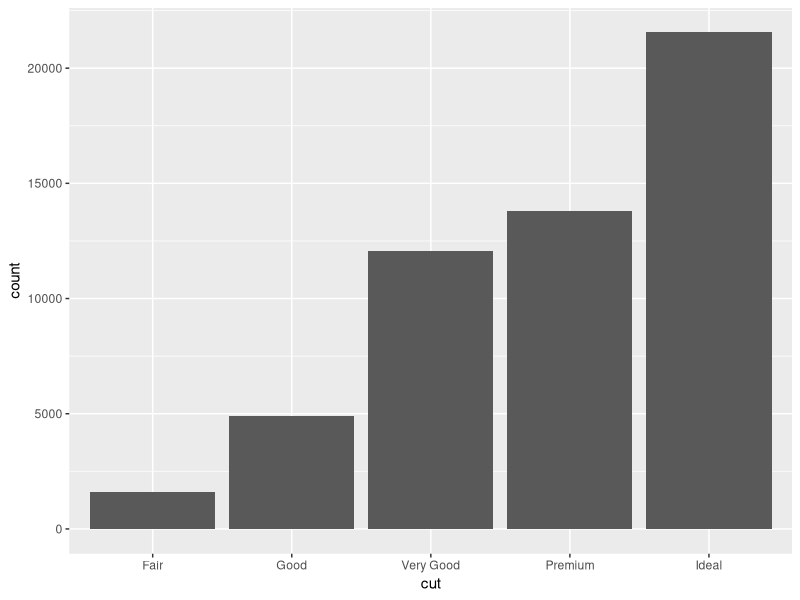
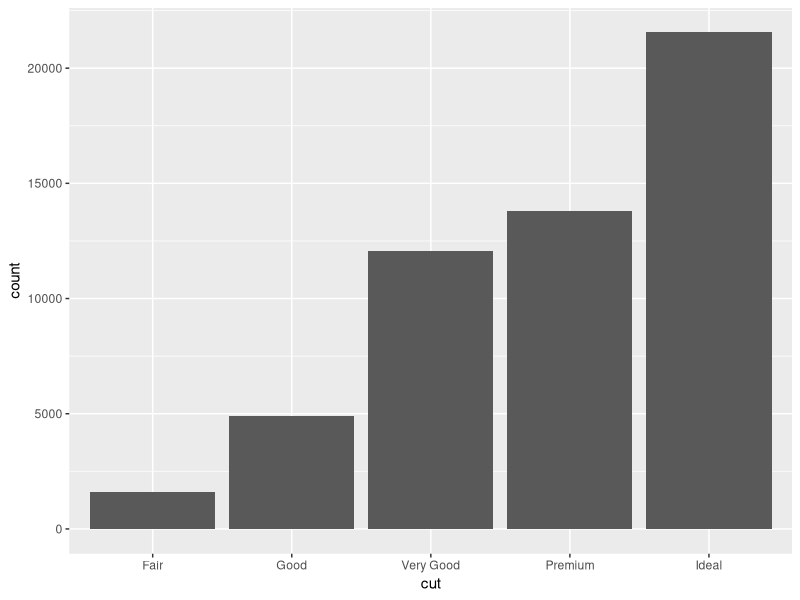
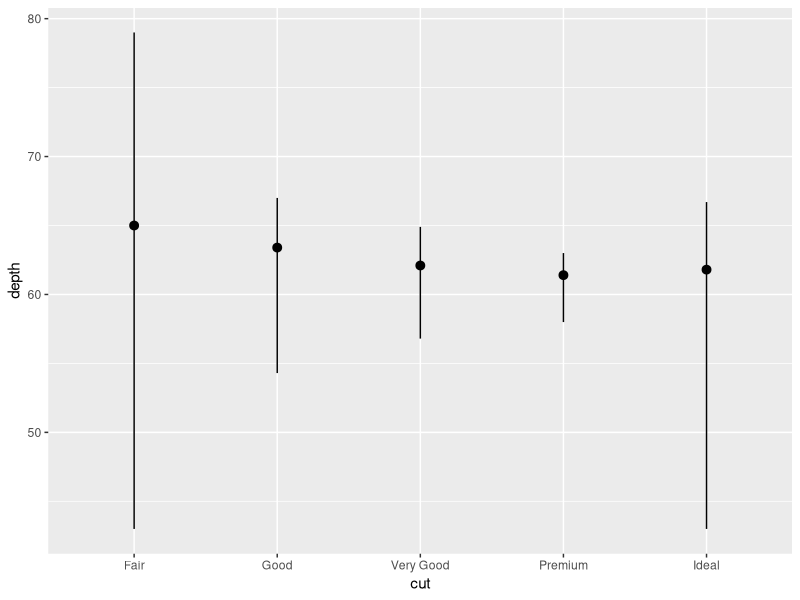
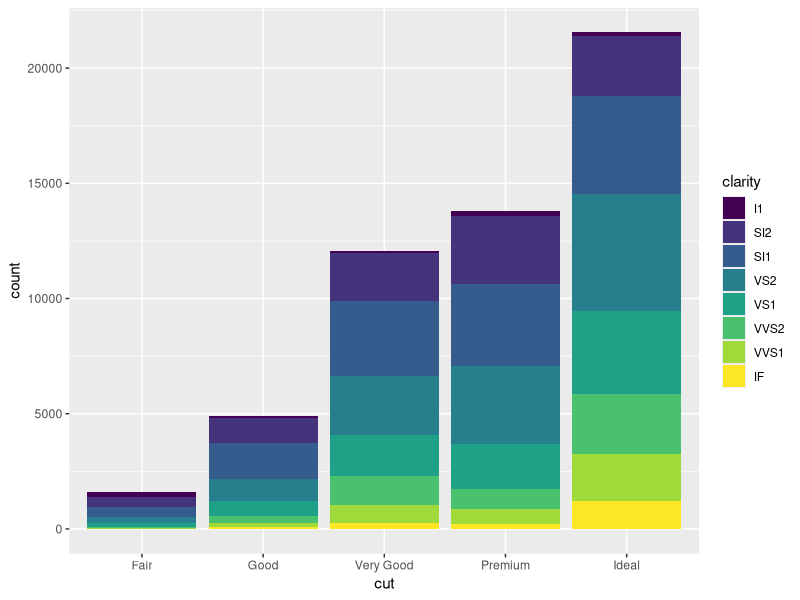
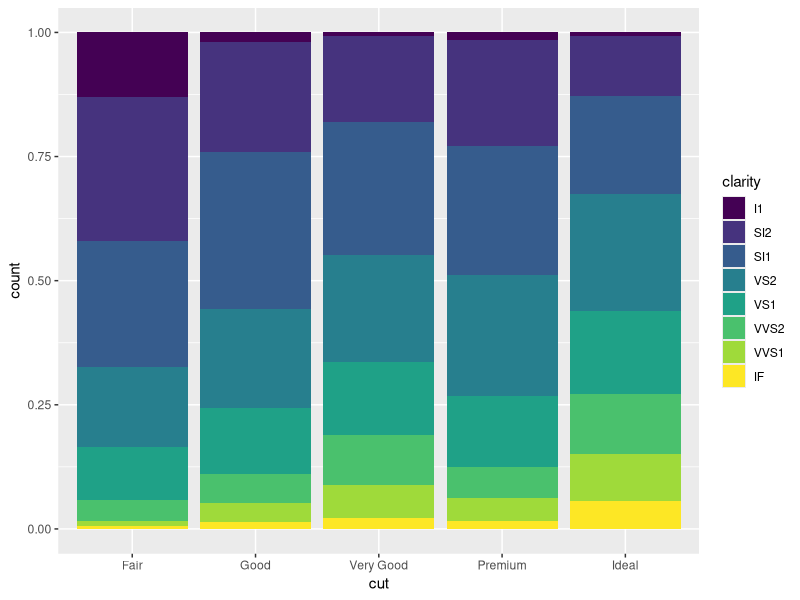
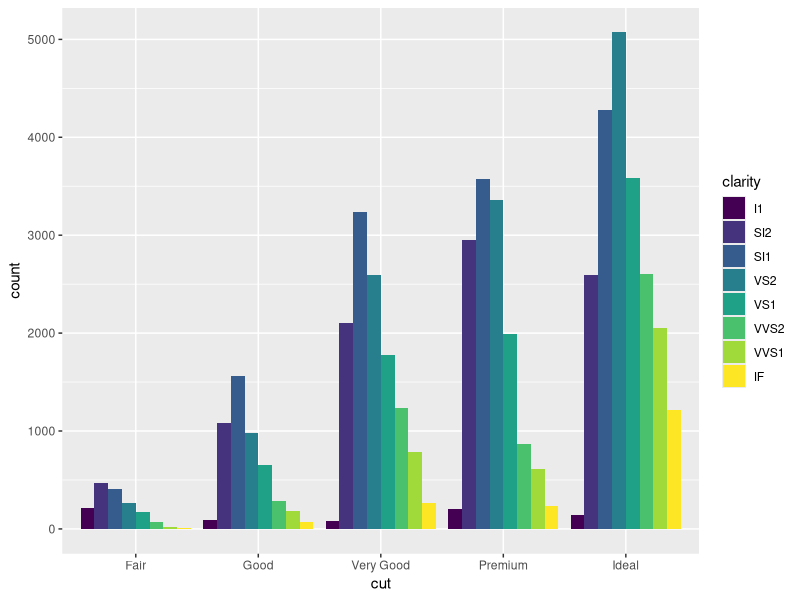
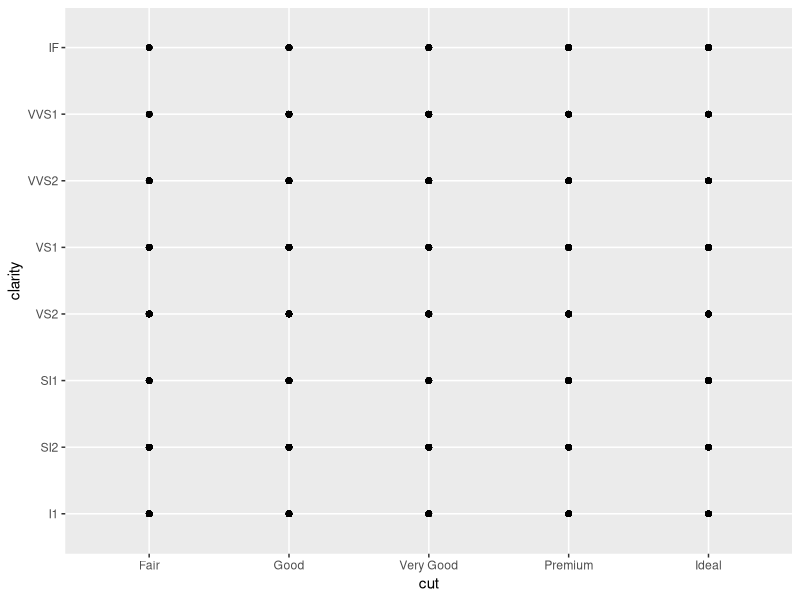
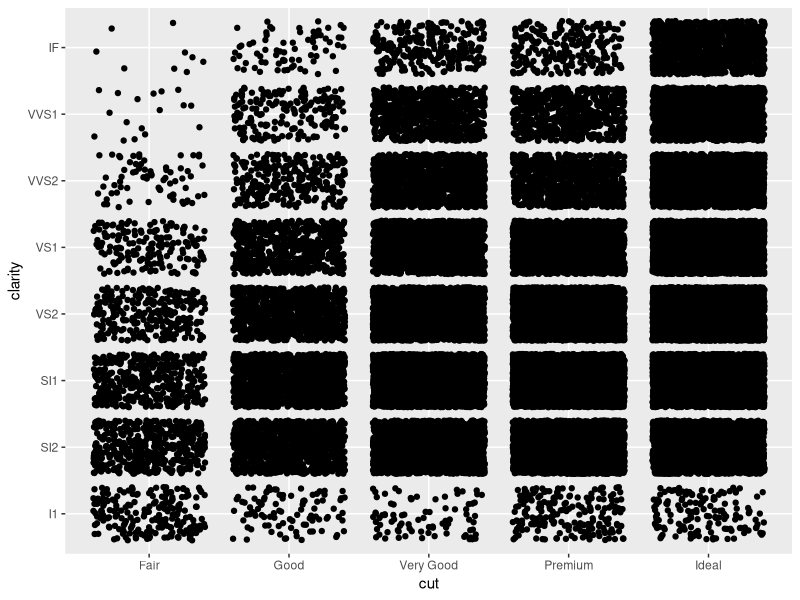

Source code (R) for these figures, in order:
# Exercise 2: More ggplot2 Grammar

# Install and load `ggplot2`
# install.packages("ggplot2") # if needed
library("ggplot2")  # load the package


# For this exercise you will again be working with the `diamonds` data set.
# Use `?diamonds` to review details about this data set



## Statistical Transformations

# Draw a bar chart of the diamonds data, organized by cut
# The height of each bar is based on the "count" (number) of diamonds with that cut
ggplot(data = diamonds) +
  geom_bar(mapping = aes(x = cut))


# Use the `stat_count` to apply the statistical transformation "count" to the diamonds
# by cut. You do not need a separate geometry layer!
ggplot(data = diamonds) +
  stat_count(mapping = aes(x = cut))


# Use the `stat_summary` function to draw a chart with a summary layer.
# Map the x-position to diamond `cut`, and the y-position to diamond `depth`
# Bonus: use `min` as the function ymin, `max` as the function ymax, and `median` as the function y
ggplot(data = diamonds) +
  stat_summary(mapping = aes(x = cut, y = depth), fun.ymin = min, fun.ymax = max, fun.y = median)


## Position Adjustments

# Draw a bar chart of diamond data organized by cut, with each bar filled by clarity.
# You should see a _stacked_ bar chart.
ggplot(data = diamonds) +
  geom_bar(mapping = aes(x = cut, fill = clarity))


# Draw the same chart again, but with each element positioned to "fill" the y axis
ggplot(data = diamonds) +
  geom_bar(mapping = aes(x = cut, fill = clarity), position = "fill")


# Draw the same chart again, but with each element positioned to "dodge" each other
ggplot(data = diamonds) +
  geom_bar(mapping = aes(x = cut, fill = clarity), position = "dodge")


# Draw a plot with point geometry with the x-position mapped to `cut` and the y-position mapped to `clarity`
# This creates a "grid" grouping the points
ggplot(data = diamonds) +
  geom_point(mapping = aes(x = cut, y = clarity))


# Use the "jitter" position adjustment to keep the points from all overlapping!
# (This works a little better with a sample of diamond data, such as from the previous exercise).
ggplot(data = diamonds) +
  geom_point(mapping = aes(x = cut, y = clarity), position = "jitter")


## Scales

# Draw a "boxplot" (with `geom_boxplot()`) for the diamond's price (y) by color (x)
ggplot(data = diamonds) +
  geom_boxplot(mapping = aes(x = color, y = price))


# This has a lot of outliers, making it harder to read. To fix this, draw the same plot but
# with a _logarithmic_ scale for the y axis.
ggplot(data = diamonds) +
  geom_boxplot(mapping = aes(x = color, y = price)) +
  scale_y_log10()


# For another version, draw the same plot but with `violin` geometry instead of `boxplot` geometry!
# How does the logarithmic scale change the data presentation?
ggplot(data = diamonds) +
  geom_violin(mapping = aes(x = color, y = price))

#Same plot with log scale
ggplot(data = diamonds) +
  geom_violin(mapping = aes(x = color, y = price)) +
  scale_y_log10()


# Another interesting plot: draw a plot of the diamonds price (y) by carat (x), using a heatmap of 2d bins
# (geom_bin2d)
# What happens when you make the x and y channels scale logarithmically?
ggplot(data = diamonds) +
  geom_bin2d(mapping = aes(x = carat, y = price))

#Same plot with log scales
ggplot(data = diamonds) +
  geom_bin2d(mapping = aes(x = carat, y = price)) +
  scale_y_log10() +
  scale_x_log10()

  
# Draw a scatter plot for the diamonds  price (y) by carat (x). Color each point by the clarity
# (Remember, this will take a while. Use a sample of the diamonds for faster results)


# Change the color of the previous plot using a ColorBrewer scale of your choice. What looks nice?



## Coordinate Systems

# Draw a bar chart with x-position and fill color BOTH mapped to cut
# For best results, SET the `width` of the geometry to be 1 (fill plot, no space between)
# You can save this to a variable for easier modifications


# Draw the same chart, but with the coordinate system flipped


# Draw the same chart, but in a polar coordinate system. Now you have a Coxcomb chart!



## Facets

# Take the scatter plot of price by carat data (colored by clarity) and add _facets_ based on
# the diamond's `color`



## Saving Plots

# Use the `ggsave()` function to save one of your plots (the most recent one generated) to disk.
# Name the output file "my-plot.png".
# Make sure you've set the working directory!!
